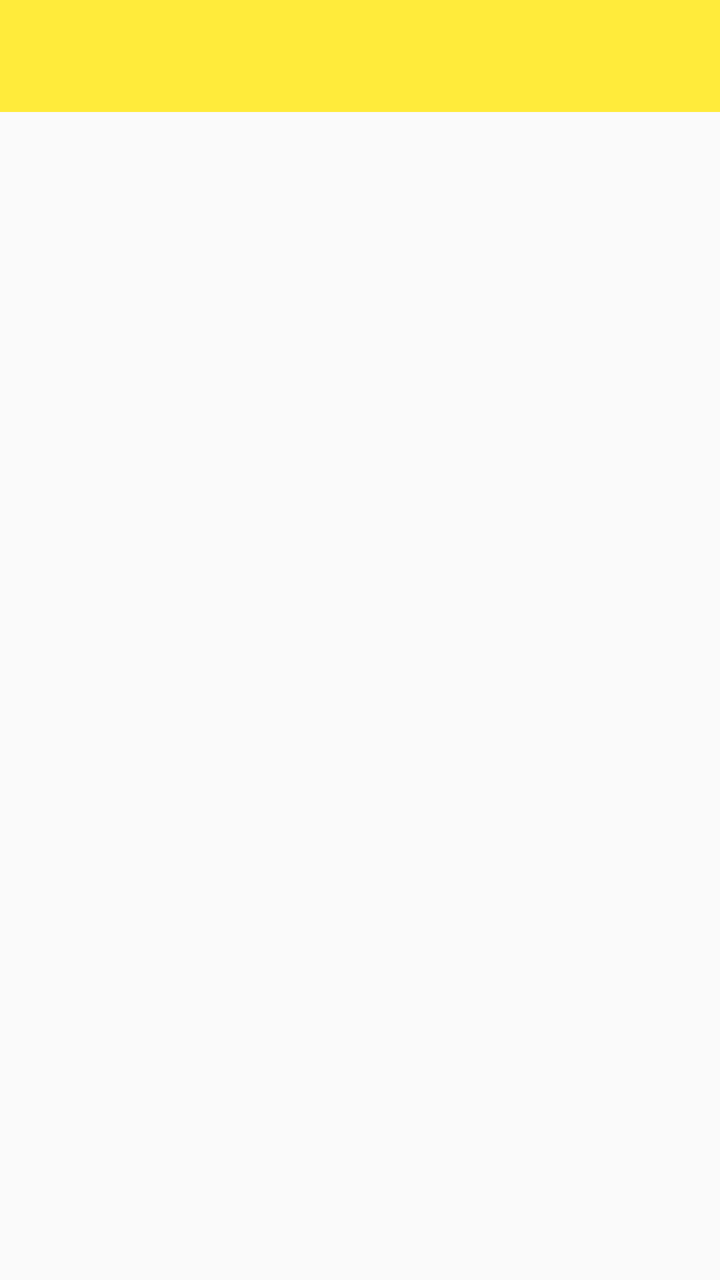
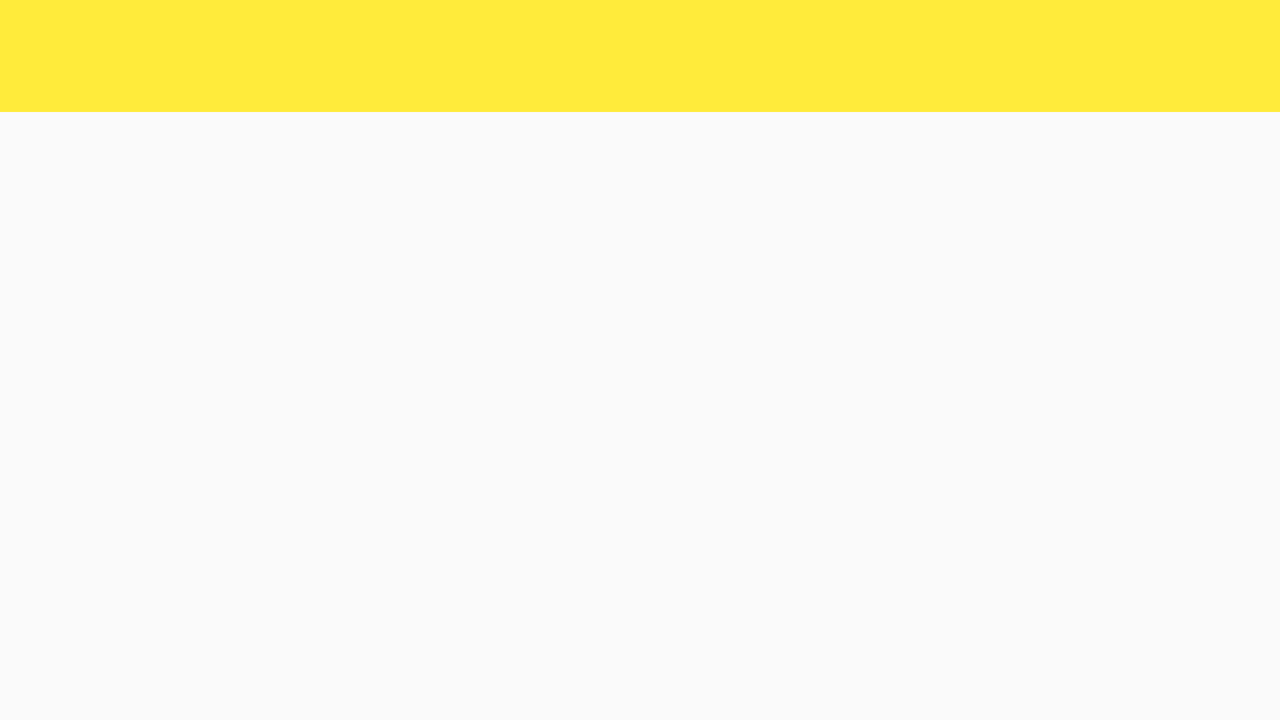

One screen, two layout resources from the same app: the default and the repository's alternative for another configuration. Each is rendered where Android would select it; the XML of both is given below.
<!-- AndroidManifest.xml: application theme AppTheme -->
<!-- res/layout/activity_main.xml -->
<?xml version="1.0" encoding="utf-8"?>
<LinearLayout xmlns:android="http://schemas.android.com/apk/res/android"
    xmlns:app="http://schemas.android.com/apk/res-auto"
    android:layout_width="fill_parent"
    android:layout_height="fill_parent"
    android:orientation="vertical">

    <com.google.android.material.appbar.AppBarLayout
        android:id="@+id/appbar"
        android:layout_width="match_parent"
        android:layout_height="wrap_content">

        <androidx.appcompat.widget.Toolbar
            android:id="@+id/toolbar"
            android:layout_width="match_parent"
            android:layout_height="?attr/actionBarSize"
            app:layout_scrollFlags="scroll|enterAlways">

        </androidx.appcompat.widget.Toolbar>

    </com.google.android.material.appbar.AppBarLayout>

    <androidx.drawerlayout.widget.DrawerLayout
        android:id="@+id/drawer_layout"
        android:layout_width="match_parent"
        android:layout_height="match_parent">

        <LinearLayout xmlns:android="http://schemas.android.com/apk/res/android"
            android:id="@+id/root"
            android:layout_width="0dp"
            android:layout_height="match_parent"
            android:orientation="horizontal">

            <FrameLayout
                android:id="@+id/fragment1"
                android:layout_width="match_parent"
                android:layout_height="match_parent" />
        </LinearLayout>

        <RelativeLayout
            android:id="@+id/drawerPane"
            android:layout_width="280dp"
            android:layout_height="match_parent"
            android:layout_gravity="start">


            <ListView
                android:id="@+id/left_drawer"
                android:layout_width="280dp"
                android:layout_height="match_parent"
                android:background="#ffffffff"
                android:choiceMode="singleChoice" />

        </RelativeLayout>

    </androidx.drawerlayout.widget.DrawerLayout>

</LinearLayout>
<!-- resources referenced by this layout -->
<resources>
  <style name="AppTheme" parent="Theme.AppCompat.Light.DarkActionBar">
          
          <item name="colorPrimary">@color/colorPrimary</item>
          <item name="colorPrimaryDark">@color/colorPrimaryDark</item>
          <item name="colorAccent">@color/colorAccent</item>
          <item name="windowActionBar">false</item>
          <item name="windowNoTitle">true</item>
      </style>
  <color name="colorPrimary">#FFEB3B</color>
  <color name="colorPrimaryDark">#2196F3</color>
  <color name="colorAccent">#D81B60</color>
</resources>
<!-- res/layout-land/activity_main.xml (the repository's variant of the layout above) -->
<!-- drawn on the phone turned sideways -->
<?xml version="1.0" encoding="utf-8"?>
<LinearLayout xmlns:android="http://schemas.android.com/apk/res/android"
    xmlns:app="http://schemas.android.com/apk/res-auto"
    android:layout_width="fill_parent"
    android:layout_height="fill_parent"
    android:orientation="vertical">

    <com.google.android.material.appbar.AppBarLayout
        android:id="@+id/appbar"
        android:layout_width="match_parent"
        android:layout_height="56dp">

        <androidx.appcompat.widget.Toolbar
            android:id="@+id/toolbar"
            android:layout_width="match_parent"
            android:layout_height="?attr/actionBarSize"
            app:layout_scrollFlags="scroll|enterAlways">

        </androidx.appcompat.widget.Toolbar>

    </com.google.android.material.appbar.AppBarLayout>

    <androidx.drawerlayout.widget.DrawerLayout
        android:id="@+id/drawer_layout"
        android:layout_width="match_parent"
        android:layout_height="match_parent">

        <LinearLayout xmlns:android="http://schemas.android.com/apk/res/android"
            android:id="@+id/root"
            android:layout_width="0dp"
            android:layout_height="match_parent"
            android:orientation="horizontal">

            <FrameLayout
                android:id="@+id/fragment1"
                android:layout_width="0dp"
                android:layout_height="match_parent"
                android:layout_weight="2" />


            <FrameLayout
                android:id="@+id/fragment2"
                android:layout_width="0dp"
                android:layout_height="match_parent"
                android:layout_weight="3" />


        </LinearLayout>

        <RelativeLayout
            android:id="@+id/drawerPane"
            android:layout_width="280dp"
            android:layout_height="match_parent"
            android:layout_gravity="start">


            <ListView
                android:id="@+id/left_drawer"
                android:layout_width="280dp"
                android:layout_height="match_parent"
                android:background="#ffffffff"
                android:choiceMode="singleChoice" />

        </RelativeLayout>

    </androidx.drawerlayout.widget.DrawerLayout>

</LinearLayout>
